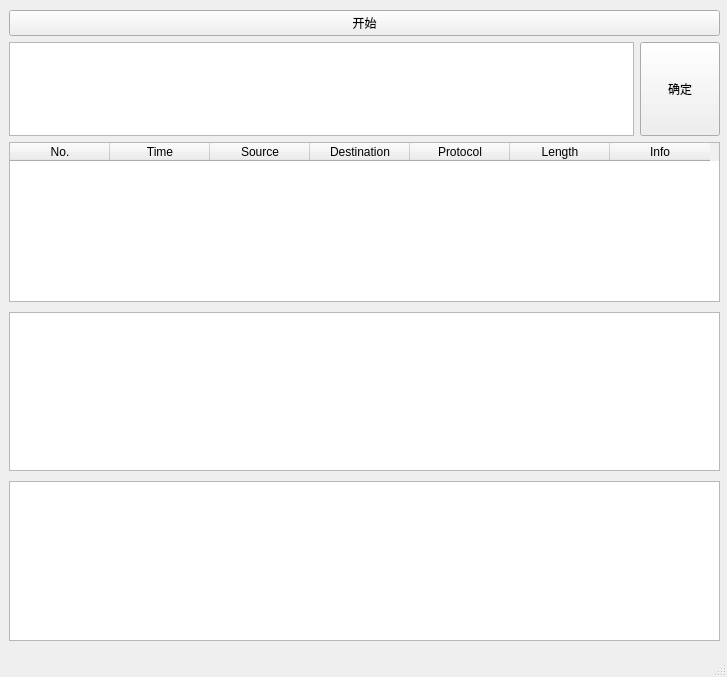
<?xml version="1.0" encoding="UTF-8"?>
<ui version="4.0">
 <class>MainWindow</class>
 <widget class="QMainWindow" name="MainWindow">
  <property name="geometry">
   <rect>
    <x>0</x>
    <y>0</y>
    <width>727</width>
    <height>677</height>
   </rect>
  </property>
  <property name="windowTitle">
   <string>MainWindow</string>
  </property>
  <widget class="QWidget" name="centralwidget">
   <property name="sizePolicy">
    <sizepolicy hsizetype="Maximum" vsizetype="Maximum">
     <horstretch>0</horstretch>
     <verstretch>0</verstretch>
    </sizepolicy>
   </property>
   <widget class="QWidget" name="verticalLayoutWidget_2">
    <property name="geometry">
     <rect>
      <x>9</x>
      <y>10</y>
      <width>711</width>
      <height>631</height>
     </rect>
    </property>
    <layout class="QVBoxLayout" name="verticalLayout_2">
     <item>
      <widget class="QPushButton" name="startButton">
       <property name="text">
        <string>开始</string>
       </property>
      </widget>
     </item>
     <item>
      <layout class="QHBoxLayout" name="horizontalLayout">
       <item>
        <widget class="QTextEdit" name="textEdit">
         <property name="documentTitle">
          <string/>
         </property>
        </widget>
       </item>
       <item>
        <widget class="QPushButton" name="filterButton">
         <property name="sizePolicy">
          <sizepolicy hsizetype="Minimum" vsizetype="Expanding">
           <horstretch>0</horstretch>
           <verstretch>0</verstretch>
          </sizepolicy>
         </property>
         <property name="text">
          <string>确定</string>
         </property>
        </widget>
       </item>
      </layout>
     </item>
     <item>
      <layout class="QVBoxLayout" name="verticalLayout" stretch="0,0,0">
       <property name="spacing">
        <number>10</number>
       </property>
       <property name="sizeConstraint">
        <enum>QLayout::SetMinAndMaxSize</enum>
       </property>
       <property name="leftMargin">
        <number>0</number>
       </property>
       <item>
        <widget class="QTableWidget" name="tableWidget">
         <property name="contextMenuPolicy">
          <enum>Qt::ActionsContextMenu</enum>
         </property>
         <property name="columnCount">
          <number>7</number>
         </property>
         <column>
          <property name="text">
           <string>No.</string>
          </property>
         </column>
         <column>
          <property name="text">
           <string>Time</string>
          </property>
         </column>
         <column>
          <property name="text">
           <string>Source</string>
          </property>
         </column>
         <column>
          <property name="text">
           <string>Destination</string>
          </property>
         </column>
         <column>
          <property name="text">
           <string>Protocol</string>
          </property>
         </column>
         <column>
          <property name="text">
           <string>Length</string>
          </property>
         </column>
         <column>
          <property name="text">
           <string>Info</string>
          </property>
         </column>
        </widget>
       </item>
       <item>
        <widget class="QTableWidget" name="tableWidget_3"/>
       </item>
       <item>
        <widget class="QTableWidget" name="tableWidget_2"/>
       </item>
      </layout>
     </item>
    </layout>
   </widget>
  </widget>
  <widget class="QMenuBar" name="menubar">
   <property name="geometry">
    <rect>
     <x>0</x>
     <y>0</y>
     <width>727</width>
     <height>22</height>
    </rect>
   </property>
  </widget>
  <widget class="QStatusBar" name="statusbar"/>
 </widget>
 <resources/>
 <connections/>
</ui>
